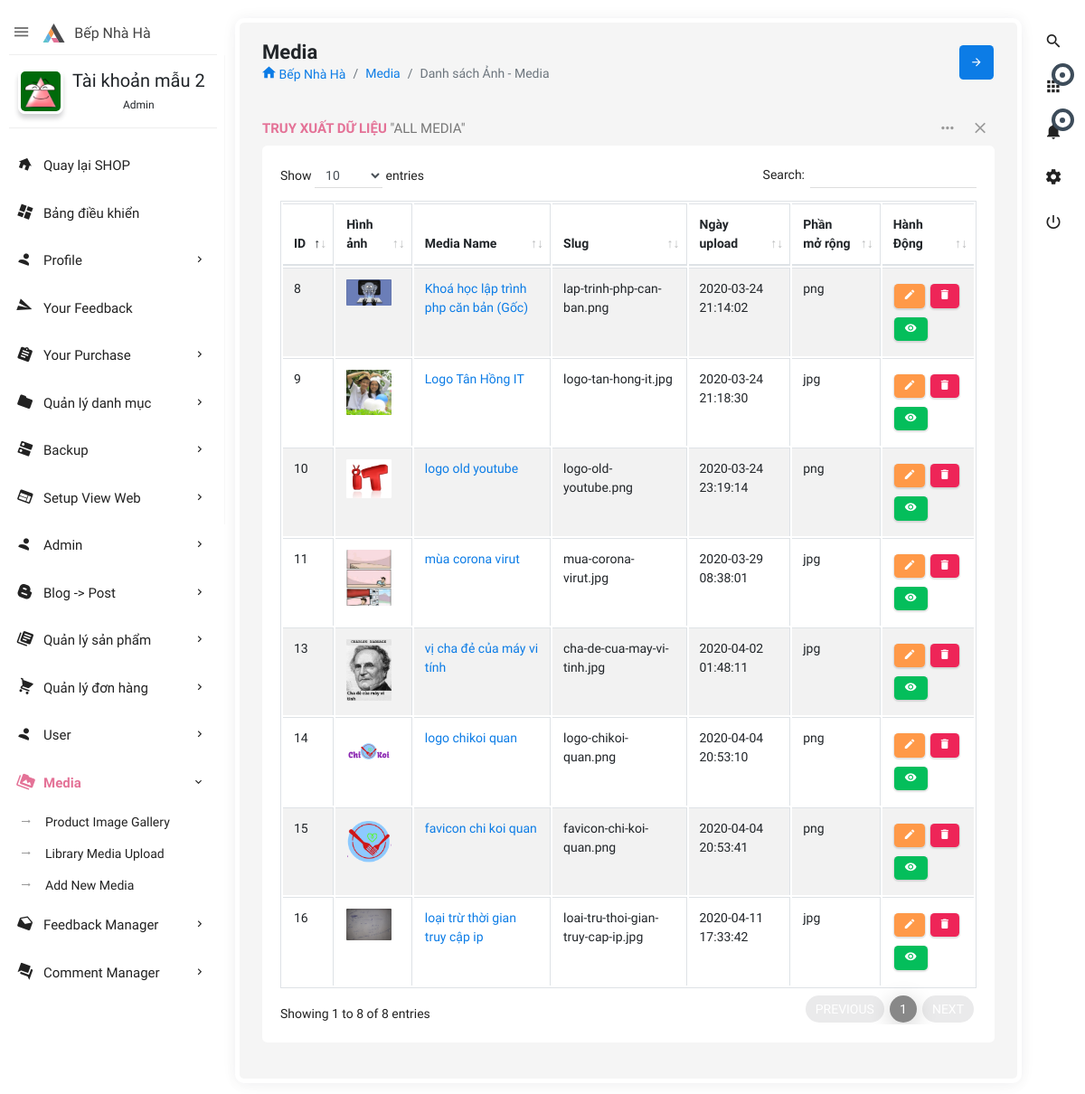
The app's page /admin.php?controller=media (signed in) with its own data.
### tables this page shows
CREATE TABLE IF NOT EXISTS `users` (
  `id` int(11) NOT NULL AUTO_INCREMENT,
  `user_username` varchar(50) DEFAULT NULL,
  `user_password` varchar(100) DEFAULT NULL,
  `user_name` varchar(255) DEFAULT NULL,
  `role_id` int(11) NOT NULL DEFAULT 0,
  `user_avatar` varchar(550) DEFAULT 'author-auto.png',
  `user_email` varchar(255) DEFAULT NULL,
  `user_phone` varchar(20) DEFAULT NULL,
  `user_address` varchar(200) DEFAULT NULL,
  `createDate` datetime DEFAULT NULL,
  `verified` int(11) NOT NULL DEFAULT 0,
  `verificationCode` varchar(500) DEFAULT NULL,
  `editTime` datetime DEFAULT NULL,
  PRIMARY KEY (`id`),
  KEY `fk_id_role` (`role_id`)
);

CREATE TABLE IF NOT EXISTS `media` (
  `id` int(11) NOT NULL AUTO_INCREMENT,
  `media_name` varchar(500) DEFAULT NULL,
  `slug` varchar(500) DEFAULT NULL,
  `createDate` datetime NOT NULL,
  PRIMARY KEY (`id`)
);

### admin/controllers/media/index.php (called while the page is built, shortened)
<?php
$options = [
    'order_by' => 'id ASC',
];
$navMedia = 'class="active open"';
$listMedia = getAll('media', $options);
require('admin/views/media/index.php');

### lib/config/database.php (called while the page is built, shortened)
<?php
if (isset($_SESSION['user'])) {
    $userNav = $_SESSION['user']['id'];
}
try {
    $linkConnectDB = connect();
} catch (Exception $e) {
    die($e->getMessage());
}
function connect(): mysqli
{
        $linkConnectDB = new mysqli(DB_HOST, DB_USER, DB_PASS, DB_NAME, DB_PORT);
        $linkConnectDB->set_charset('utf8mb4');
        return $linkConnectDB;
}
function executeQuery(string $sql, array $params = []): mysqli_stmt
{
    global $linkConnectDB;
    $stmt = $linkConnectDB->prepare($sql);
    if (!$stmt->execute()) {
        throw new Exception('Execute error: ' . $stmt->error);
    }
    return $stmt;
}

### lib/model.php (called while the page is built, shortened)
<?php
require('config/database.php');
function getRecord(string $table, $id, string $select = '*'): false|array|null
{
    $id = intval($id);
    $sql = "SELECT $select FROM `$table` WHERE id=$id";
    $query = executeQuery($sql);
    $result = $query->get_result()->fetch_assoc();
    return $result;
}
function getAll(string $table, array $options = []): array
{
    $select = $options['select'] ?? '*';
    $where = isset($options['where']) ? 'WHERE ' . $options['where'] : '';
    $order_by = isset($options['order_by']) ? 'ORDER BY ' . $options['order_by'] : '';
    $limit = isset($options['offset']) && isset($options['limit']) ? 'LIMIT ' . $options['offset'] . ',' . $options['limit'] : '';
    $sql = "SELECT $select FROM `$table` $where $order_by $limit";
    $query = executeQuery($sql);
    $result = $query->get_result()->fetch_all(MYSQLI_ASSOC);
    return $result;
}

### admin/controllers/shared/statistics.php (called while the page is built, shortened)
<?php
$options_user = [
    'order_by' => 'editTime DESC',
];
$users = getAll('users', $options_user);

### admin/views/media/index.php (the view, shortened to what this page needs)
<?php require('admin/views/shared/header.php'); ?>
<?php require('admin/views/shared/rightnavbar.php'); ?>
<?php require('admin/views/shared/leftnavbar.php'); ?>
<section class="content">
    <div class="body_scroll">
        <div class="block-header">
            <div class="row">
                <div class="col-lg-7 col-md-6 col-sm-12">
                    <h2>Media</h2>
                    <ul class="breadcrumb">
                        <li class="breadcrumb-item"><a href="<?= PATH_URL . 'home' ?>"><i class="zmdi zmdi-home"></i> Bếp Nhà Hà</a></li>
                        <li class="breadcrumb-item"><a href="admin.php?controller=media">Media</a></li>
                        <li class="breadcrumb-item active">Danh sách Ảnh - Media</li>
                    </ul>
                </div>
                <div class="col-lg-5 col-md-6 col-sm-12">
                    <button class="btn btn-primary btn-icon float-right right_icon_toggle_btn" type="button"><i class="zmdi zmdi-arrow-right"></i></button>
                </div>
            </div>
        </div>
        <div class="container-fluid">
            <div class="row clearfix">
                <div class="col-lg-12">
                    <div class="card">
                        <div class="header">
                            <h2><strong>Truy Xuất Dữ Liệu</strong> "All Media" </h2>
                            <ul class="header-dropdown">
                                <li class="dropdown"> <a href="javascript:void(0);" class="dropdown-toggle" data-toggle="dropdown" role="button" aria-haspopup="true" aria-expanded="false"> <i class="zmdi zmdi-more"></i> </a>
                                </li>
                                <li class="remove">
                                    <a role="button" class="boxs-close"><i class="zmdi zmdi-close"></i></a>
                                </li>
                            </ul>
                        </div>
                        <div class="body">
                            <div class="table-responsive">
                                <table class="table table-bordered table-striped table-hover js-basic-example dataTable">
                                    <thead>
                                        <tr>
                                            <th>ID</th>
                                            <th>Hình ảnh</th>
                                            <th>Media Name</th>
                                            <th>Slug</th>
                                            <th>Ngày upload</th>
                                            <th>Phần mở rộng</th>
                                            <th>Hành Động</th>
                                        </tr>
                                    </thead>
                                    <tbody>
                                        <?php foreach ($listMedia as $media) : ?>
                                            <tr>
                                                <td><?= $media['id'] ?></td>
                                                <td><?= '<image src="public/upload/media/' . $media['slug'] . '?time=' . time() . '" style="max-width:50px;" />'; ?></td>
                                                <td><a href="admin.php?controller=media&amp;action=edit&amp;media_id=<?= $media['id']; ?>"><?= $media['media_name']; ?></a></td>
                                                <td><?= $media['slug'] ?></td>
                                                <td><?= $media['createDate']; ?></td>
                                                <td><?= pathinfo('public/upload/media/' . $media['slug'], PATHINFO_EXTENSION); ?></td>
                                                <td><a href="admin.php?controller=media&amp;action=edit&amp;media_id=<?= $media['id']; ?>" class="btn btn-warning waves-effect waves-float btn-sm waves-green"><i class="zmdi zmdi-edit"></i></a>
                                                    <a onclick="return confirm('Are you sure to delete?')" href="admin.php?controller=media&amp;action=delete&amp;media_id=<?= $media['id']; ?>" class="btn btn-danger waves-effect waves-float btn-sm waves-red"><i class="zmdi zmdi-delete"></i></a>
                                                    <a href="public/upload/media/<?= $media['slug']; ?>" target="_blank" class="btn btn-success waves-effect waves-float btn-sm waves-red"><i class="zmdi zmdi-eye"></i></a></td>
                                            </tr>
                                        <?php endforeach; ?>
                                    </tbody>
                                </table>
                            </div>
                        </div>
                    </div>
                </div>
            </div>
        </div>
    </div>
</section>
<?php require('admin/views/shared/footer.php'); ?>

### admin/views/shared/leftnavbar.php (shortened to what this page needs)
<aside id="leftsidebar" class="sidebar">
    <div class="navbar-brand">
        <button class="btn-menu ls-toggle-btn" type="button"><i class="zmdi zmdi-menu"></i></button>
        <a href="index.php"><img src="admin/themes/images/logo.svg" width="25" alt="Aero"><span class="m-l-10">Bếp Nhà Hà</span></a>
    </div>
    <div class="menu">
        <ul class="list">
            <li>
                <div class="user-info">
                    <a class="image" href="admin.php?controller=user&action=info&user_id=<?= $userNav ?>"><img src="public/upload/images/<?= $userInfoNav['user_avatar'] ?>" alt="User"></a>
                    <div class="detail">
                        <h4><?= $userInfoNav['user_name'] ?></h4>
                        <small><?php if ($userInfoNav['role_id'] == 1) {
                            echo 'Admin';
                        } elseif ($userInfoNav['role_id'] == 2) {
                            echo 'Moderator';
                        } else {
                            echo "User";
                        } ?></small>
                    </div>
                </div>
            </li>
            <li class="open"><a href="<?= PATH_URL ?>home" target="_blank"><i class="zmdi zmdi-home"></i><span>Quay lại SHOP</span></a></li>
            <li <?= $homeNav ?? '' ?>><a href="admin.php"><i class="zmdi zmdi-view-dashboard"></i><span>Bảng điều khiển</span></a></li>
            <li <?php if (isset($nav_profile)) {
                echo $nav_profile;
            } ?>><a href="javascript:void(0);" class="menu-toggle"><i class="zmdi zmdi-account"></i><span>Profile</span></a>
            </li>
            <li <?= $yourFeedback ?? '' ?>><a href="admin.php?controller=feedback&action=myfeedback"><i class="zmdi zmdi-mail-send"></i><span>Your Feedback</span></a></li>
            <li <?= $yourPurchaseNav ?? '' ?>><a href="javascript:void(0);" class="menu-toggle"><i class="zmdi zmdi-assignment"></i><span>Your Purchase</span></a>
            </li>
            <?php if ($userInfoNav['role_id'] != 0) :
                if ($userInfoNav['role_id'] == 1) : ?>
                    <li <?= $navCategory ?? ''; ?>> <a href="javascript:void(0);" class="menu-toggle"><i class="zmdi zmdi-folder"></i><span>Quản lý danh mục</span></a>
                    </li>
                    <li <?= $backupDbClass ?? '' ?>><a href="javascript:void(0);" class="menu-toggle"><i class="zmdi zmdi-dns"></i><span>Backup</span></a>
                    </li>
                    <li <?= $navHF ?? '' ?>><a href="javascript:void(0);" class="menu-toggle"><i class="zmdi zmdi-view-web"></i><span>Setup View Web</span></a>
                    </li>
                    <li <?= $adminNav ?? '' ?>><a href="javascript:void(0);" class="menu-toggle"><i class="zmdi zmdi-account"></i><span>Admin</span></a>
                    </li>
                <?php endif; ?>
                <li <?= $postNav ?? '' ?>><a href="javascript:void(0);" class="menu-toggle"><i class="zmdi zmdi-blogger"></i><span>Blog -> Post</span></a>
                </li>
                <li <?= $productNav ?? '' ?>> <a href="javascript:void(0);" class="menu-toggle"><i class="zmdi zmdi-collection-text"></i><span>Quản lý sản phẩm</span></a>
                </li>
                <li <?= $orderNav ?? '' ?>><a href="javascript:void(0);" class="menu-toggle"><i class="zmdi zmdi-shopping-cart"></i><span>Quản lý đơn hàng</span></a>
                </li>
                <li <?php if (isset($nav_user)) {
                    echo $nav_user;
                } ?>><a href="javascript:void(0);" class="menu-toggle"><i class="zmdi zmdi-account"></i><span>User</span></a>
                </li>
                <li <?php if (isset($navMedia)) {
                    echo $navMedia;
                } ?>><a href="javascript:void(0);" class="menu-toggle"><i class="zmdi zmdi-collection-folder-image"></i><span>Media</span></a>
                    <ul class="ml-menu">
                        <li><a href="admin.php?controller=media&action=image-gallery">Product Image Gallery</a></li>
                        <li><a href="admin.php?controller=media">Library Media Upload</a></li>
                        <li><a href="admin.php?controller=media&action=add">Add New Media</a></li>
                    </ul>
                </li>
                <li <?= $navFeedback ?? '' ?>><a href="javascript:void(0);" class="menu-toggle"><i class="zmdi zmdi-email-open"></i><span>Feedback Manager</span></a>
                </li>
                <li <?= $navComment ?? '' ?>><a href="javascript:void(0);" class="menu-toggle"><i class="zmdi zmdi-comments"></i><span>Comment Manager</span></a>
                </li>
            <?php endif; ?>
        </ul>
    </div>
</aside>

### records on screen
users: user_avatar (picture), user_name "Tài khoản mẫu 2"
media: id "8", slug (picture), media_name "Khoá học lập trình php căn bản (Gốc)", slug "lap-trinh-php-can-ban.png", createDate "2020-03-24 21:14:02", slug "png"
media: id "9", slug (picture), media_name "Logo Tân Hồng IT", slug "logo-tan-hong-it.jpg", createDate "2020-03-24 21:18:30", slug "jpg"
media: id "10", slug (picture), media_name "logo old youtube", slug "logo-old-youtube.png", createDate "2020-03-24 23:19:14", slug "png"
media: id "11", slug (picture), media_name "mùa corona virut", slug "mua-corona-virut.jpg", createDate "2020-03-29 08:38:01", slug "jpg"
media: id "13", slug (picture), media_name "vị cha đẻ của máy vi tính", slug "cha-de-cua-may-vi-tinh.jpg", createDate "2020-04-02 01:48:11", slug "jpg"
media: id "14", slug (picture), media_name "logo chikoi quan", slug "logo-chikoi-quan.png", createDate "2020-04-04 20:53:10", slug "png"
media: id "15", slug (picture), media_name "favicon chi koi quan", slug "favicon-chi-koi-quan.png", createDate "2020-04-04 20:53:41", slug "png"
media: id "16", slug (picture), media_name "loại trừ thời gian truy cập ip", slug "loai-tru-thoi-gian-truy-cap-ip.jpg", createDate "2020-04-11 17:33:42", slug "jpg"
